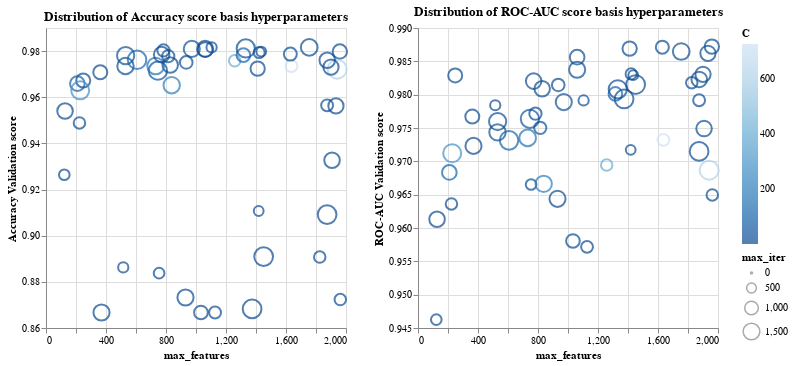

Notebook code cell kept with this figure:
### Markdown cell above
## 3. Visualizing all the models trained by Randomized Search

### Code cell
roc_auc_plot = alt.Chart(results,
          title='Distribution of ROC-AUC score basis hyperparameters'
          ).mark_point().encode(
    x=alt.X('param_countvectorizer__max_features',
            title='max_features'),
    y=alt.Y('mean_test_roc_auc',
            title='ROC-AUC Validation score',
            scale=alt.Scale(zero=False)),
    color=alt.Color('param_logisticregression__C',
                    title='C',
                    scale=alt.Scale(reverse=True)),
    size=alt.Size('param_logisticregression__max_iter',
                  title='max_iter'))

accuracy_plot = alt.Chart(results,
          title='Distribution of Accuracy score basis hyperparameters'
          ).mark_point().encode(
    x=alt.X('param_countvectorizer__max_features',
            title='max_features'),
    y=alt.Y('mean_test_accuracy',
            title='Accuracy Validation score',
            scale=alt.Scale(zero=False)),
    color=alt.Color('param_logisticregression__C',
                    title='C',
                    scale=alt.Scale(reverse=True)),
    size=alt.Size('param_logisticregression__max_iter',
                  title='max_iter'))

accuracy_plot | roc_auc_plot

### Figure 1 — Vega-Lite specification as saved in the notebook (floating-point values rounded to 4 significant figures)
{"config": {"view": {"continuousWidth": 300, "continuousHeight": 300}}, "hconcat": [{"mark": {"type": "point"}, "encoding": {"color": {"field": "param_logisticregression__C", "scale": {"reverse": true}, "title": "C", "type": "quantitative"}, "size": {"field": "param_logisticregression__max_iter", "title": "max_iter", "type": "quantitative"}, "x": {"field": "param_countvectorizer__max_features", "title": "max_features", "type": "quantitative"}, "y": {"field": "mean_test_accuracy", "scale": {"zero": false}, "title": "Accuracy Validation score", "type": "quantitative"}}, "title": "Distribution of Accuracy score basis hyperparameters"}, {"mark": {"type": "point"}, "encoding": {"color": {"field": "param_logisticregression__C", "scale": {"reverse": true}, "title": "C", "type": "quantitative"}, "size": {"field": "param_logisticregression__max_iter", "title": "max_iter", "type": "quantitative"}, "x": {"field": "param_countvectorizer__max_features", "title": "max_features", "type": "quantitative"}, "y": {"field": "mean_test_roc_auc", "scale": {"zero": false}, "title": "ROC-AUC Validation score", "type": "quantitative"}}, "title": "Distribution of ROC-AUC score basis hyperparameters"}], "data": {"name": "data-d2d0ce96258559501e11646799a1ff17"}, "$schema": "https://vega.github.io/schema/vega-lite/v5.8.0.json", "datasets": {"data-d2d0ce96258559501e11646799a1ff17": [{"param_countvectorizer__max_features": 1374, "param_countvectorizer__stop_words": "english", "param_logisticregression__C": 0.004226, "param_logisticregression__class_weight": null, "param_logisticregression__max_iter": 1900, "mean_train_roc_auc": 0.9835, "mean_test_roc_auc": 0.9794, "mean_train_accuracy": 0.8689, "mean_test_accuracy": 0.8683, "rank_test_roc_auc": 20}, {"param_countvectorizer__max_features": 248, "param_countvectorizer__stop_words": "english", "param_logisticregression__C": 0.4769, "param_logisticregression__class_weight": null, "param_logisticregression__max_iter": 1050, "mean_train_roc_auc": 0.9896, "mean_test_roc_auc": 0.9829, "mean_train_accuracy": 0.9749, "mean_test_accuracy": 0.9672, "rank_test_roc_auc": 11}, {"param_countvectorizer__max_features": 531, "param_countvectorizer__stop_words": null, "param_logisticregression__C": 15.37, "param_logisticregression__class_weight": null, "param_logisticregression__max_iter": 1600, "mean_train_roc_auc": 0.999, "mean_test_roc_auc": 0.976, "mean_train_accuracy": 0.9987, "mean_test_accuracy": 0.978, "rank_test_roc_auc": 28}, {"param_countvectorizer__max_features": 746, "param_countvectorizer__stop_words": "english", "param_logisticregression__C": 34.88, "param_logisticregression__class_weight": "balanced", "param_logisticregression__max_iter": 1800, "mean_train_roc_auc": 0.9995, "mean_test_roc_auc": 0.9764, "mean_train_accuracy": 0.997, "mean_test_accuracy": 0.9715, "rank_test_roc_auc": 27}, {"param_countvectorizer__max_features": 1418, "param_countvectorizer__stop_words": null, "param_logisticregression__C": 0.007058, "param_logisticregression__class_weight": null, "param_logisticregression__max_iter": 500, "mean_train_roc_auc": 0.9777, "mean_test_roc_auc": 0.9717, "mean_train_accuracy": 0.914, "mean_test_accuracy": 0.9107, "rank_test_roc_auc": 36}, {"param_countvectorizer__max_features": 1755, "param_countvectorizer__stop_words": "english", "param_logisticregression__C": 4.581, "param_logisticregression__class_weight": null, "param_logisticregression__max_iter": 1500, "mean_train_roc_auc": 0.9994, "mean_test_roc_auc": 0.9865, "mean_train_accuracy": 0.9979, "mean_test_accuracy": 0.9816, "rank_test_roc_auc": 4}, {"param_countvectorizer__max_features": 972, "param_countvectorizer__stop_words": null, "param_logisticregression__C": 14.37, "param_logisticregression__class_weight": null, "param_logisticregression__max_iter": 1400, "mean_train_roc_auc": 0.9992, "mean_test_roc_auc": 0.9789, "mean_train_accuracy": 0.9991, "mean_test_accuracy": 0.9809, "rank_test_roc_auc": 23}, {"param_countvectorizer__max_features": 1636, "param_countvectorizer__stop_words": "english", "param_logisticregression__C": 726.7, "param_logisticregression__class_weight": null, "param_logisticregression__max_iter": 750, "mean_train_roc_auc": 0.9999, "mean_test_roc_auc": 0.9732, "mean_train_accuracy": 0.9994, "mean_test_accuracy": 0.9735, "rank_test_roc_auc": 33}, {"param_countvectorizer__max_features": 515, "param_countvectorizer__stop_words": "english", "param_logisticregression__C": 0.009197, "param_logisticregression__class_weight": null, "param_logisticregression__max_iter": 550, "mean_train_roc_auc": 0.9819, "mean_test_roc_auc": 0.9784, "mean_train_accuracy": 0.8885, "mean_test_accuracy": 0.8862, "rank_test_roc_auc": 24}, {"param_countvectorizer__max_features": 209, "param_countvectorizer__stop_words": null, "param_logisticregression__C": 79.34, "param_logisticregression__class_weight": null, "param_logisticregression__max_iter": 1150, "mean_train_roc_auc": 0.9974, "mean_test_roc_auc": 0.9683, "mean_train_accuracy": 0.9905, "mean_test_accuracy": 0.9659, "rank_test_roc_auc": 41}, {"param_countvectorizer__max_features": 1411, "param_countvectorizer__stop_words": "english", "param_logisticregression__C": 0.2645, "param_logisticregression__class_weight": null, "param_logisticregression__max_iter": 1100, "mean_train_roc_auc": 0.9971, "mean_test_roc_auc": 0.9869, "mean_train_accuracy": 0.9802, "mean_test_accuracy": 0.9724, "rank_test_roc_auc": 3}, {"param_countvectorizer__max_features": 1258, "param_countvectorizer__stop_words": null, "param_logisticregression__C": 401.4, "param_logisticregression__class_weight": null, "param_logisticregression__max_iter": 700, "mean_train_roc_auc": 1.0, "mean_test_roc_auc": 0.9694, "mean_train_accuracy": 0.9993, "mean_test_accuracy": 0.9758, "rank_test_roc_auc": 39}, {"param_countvectorizer__max_features": 122, "param_countvectorizer__stop_words": null, "param_logisticregression__C": 0.001618, "param_logisticregression__class_weight": "balanced", "param_logisticregression__max_iter": 600, "mean_train_roc_auc": 0.9507, "mean_test_roc_auc": 0.9463, "mean_train_accuracy": 0.9249, "mean_test_accuracy": 0.9264, "rank_test_roc_auc": 50}, {"param_countvectorizer__max_features": 1959, "param_countvectorizer__stop_words": "english", "param_logisticregression__C": 1.429, "param_logisticregression__class_weight": null, "param_logisticregression__max_iter": 1100, "mean_train_roc_auc": 0.9993, "mean_test_roc_auc": 0.9872, "mean_train_accuracy": 0.9938, "mean_test_accuracy": 0.9798, "rank_test_roc_auc": 1}, {"param_countvectorizer__max_features": 935, "param_countvectorizer__stop_words": null, "param_logisticregression__C": 0.06715, "param_logisticregression__class_weight": "balanced", "param_logisticregression__max_iter": 850, "mean_train_roc_auc": 0.9959, "mean_test_roc_auc": 0.9815, "mean_train_accuracy": 0.9829, "mean_test_accuracy": 0.9751, "rank_test_roc_auc": 16}, {"param_countvectorizer__max_features": 1941, "param_countvectorizer__stop_words": "english", "param_logisticregression__C": 608.7, "param_logisticregression__class_weight": "balanced", "param_logisticregression__max_iter": 1950, "mean_train_roc_auc": 1.0, "mean_test_roc_auc": 0.9687, "mean_train_accuracy": 0.9995, "mean_test_accuracy": 0.9722, "rank_test_roc_auc": 40}, {"param_countvectorizer__max_features": 1061, "param_countvectorizer__stop_words": "english", "param_logisticregression__C": 10.18, "param_logisticregression__class_weight": null, "param_logisticregression__max_iter": 1400, "mean_train_roc_auc": 0.9991, "mean_test_roc_auc": 0.9837, "mean_train_accuracy": 0.9979, "mean_test_accuracy": 0.9809, "rank_test_roc_auc": 7}, {"param_countvectorizer__max_features": 1874, "param_countvectorizer__stop_words": null, "param_logisticregression__C": 0.006674, "param_logisticregression__class_weight": null, "param_logisticregression__max_iter": 1900, "mean_train_roc_auc": 0.9776, "mean_test_roc_auc": 0.9715, "mean_train_accuracy": 0.9117, "mean_test_accuracy": 0.9091, "rank_test_roc_auc": 37}, {"param_countvectorizer__max_features": 1962, "param_countvectorizer__stop_words": null, "param_logisticregression__C": 0.002799, "param_logisticregression__class_weight": null, "param_logisticregression__max_iter": 700, "mean_train_roc_auc": 0.9702, "mean_test_roc_auc": 0.965, "mean_train_accuracy": 0.873, "mean_test_accuracy": 0.8723, "rank_test_roc_auc": 44}, {"param_countvectorizer__max_features": 362, "param_countvectorizer__stop_words": null, "param_logisticregression__C": 1.461, "param_logisticregression__class_weight": "balanced", "param_logisticregression__max_iter": 1050, "mean_train_roc_auc": 0.9985, "mean_test_roc_auc": 0.9767, "mean_train_accuracy": 0.9911, "mean_test_accuracy": 0.9708, "rank_test_roc_auc": 26}, {"param_countvectorizer__max_features": 1629, "param_countvectorizer__stop_words": "english", "param_logisticregression__C": 0.904, "param_logisticregression__class_weight": null, "param_logisticregression__max_iter": 900, "mean_train_roc_auc": 0.9988, "mean_test_roc_auc": 0.9871, "mean_train_accuracy": 0.9902, "mean_test_accuracy": 0.9787, "rank_test_roc_auc": 2}, {"param_countvectorizer__max_features": 1825, "param_countvectorizer__stop_words": "english", "param_logisticregression__C": 0.009807, "param_logisticregression__class_weight": null, "param_logisticregression__max_iter": 700, "mean_train_roc_auc": 0.9867, "mean_test_roc_auc": 0.9818, "mean_train_accuracy": 0.8938, "mean_test_accuracy": 0.8907, "rank_test_roc_auc": 14}, {"param_countvectorizer__max_features": 1874, "param_countvectorizer__stop_words": null, "param_logisticregression__C": 0.02644, "param_logisticregression__class_weight": null, "param_logisticregression__max_iter": 750, "mean_train_roc_auc": 0.9877, "mean_test_roc_auc": 0.9792, "mean_train_accuracy": 0.9614, "mean_test_accuracy": 0.9565, "rank_test_roc_auc": 21}, {"param_countvectorizer__max_features": 754, "param_countvectorizer__stop_words": null, "param_logisticregression__C": 0.004136, "param_logisticregression__class_weight": null, "param_logisticregression__max_iter": 600, "mean_train_roc_auc": 0.9716, "mean_test_roc_auc": 0.9665, "mean_train_accuracy": 0.8872, "mean_test_accuracy": 0.8838, "rank_test_roc_auc": 43}, {"param_countvectorizer__max_features": 1061, "param_countvectorizer__stop_words": "english", "param_logisticregression__C": 0.8687, "param_logisticregression__class_weight": "balanced", "param_logisticregression__max_iter": 1150, "mean_train_roc_auc": 0.9988, "mean_test_roc_auc": 0.9856, "mean_train_accuracy": 0.9956, "mean_test_accuracy": 0.9807, "rank_test_roc_auc": 6}, {"param_countvectorizer__max_features": 1127, "param_countvectorizer__stop_words": null, "param_logisticregression__C": 0.001043, "param_logisticregression__class_weight": null, "param_logisticregression__max_iter": 750, "mean_train_roc_auc": 0.9619, "mean_test_roc_auc": 0.9572, "mean_train_accuracy": 0.8667, "mean_test_accuracy": 0.8667, "rank_test_roc_auc": 49}, {"param_countvectorizer__max_features": 1900, "param_countvectorizer__stop_words": "english", "param_logisticregression__C": 0.006794, "param_logisticregression__class_weight": "balanced", "param_logisticregression__max_iter": 1250, "mean_train_roc_auc": 0.9902, "mean_test_roc_auc": 0.9831, "mean_train_accuracy": 0.9767, "mean_test_accuracy": 0.9731, "rank_test_roc_auc": 9}, {"param_countvectorizer__max_features": 1316, "param_countvectorizer__stop_words": "english", "param_logisticregression__C": 91.59, "param_logisticregression__class_weight": null, "param_logisticregression__max_iter": 1000, "mean_train_roc_auc": 0.9996, "mean_test_roc_auc": 0.9801, "mean_train_accuracy": 0.9989, "mean_test_accuracy": 0.9782, "rank_test_roc_auc": 19}, {"param_countvectorizer__max_features": 1875, "param_countvectorizer__stop_words": null, "param_logisticregression__C": 0.06503, "param_logisticregression__class_weight": "balanced", "param_logisticregression__max_iter": 1300, "mean_train_roc_auc": 0.9967, "mean_test_roc_auc": 0.9823, "mean_train_accuracy": 0.9847, "mean_test_accuracy": 0.976, "rank_test_roc_auc": 12}, {"param_countvectorizer__max_features": 838, "param_countvectorizer__stop_words": null, "param_logisticregression__C": 196.8, "param_logisticregression__class_weight": "balanced", "param_logisticregression__max_iter": 1450, "mean_train_roc_auc": 1.0, "mean_test_roc_auc": 0.9666, "mean_train_accuracy": 0.9993, "mean_test_accuracy": 0.9652, "rank_test_roc_auc": 42}, {"param_countvectorizer__max_features": 815, "param_countvectorizer__stop_words": null, "param_logisticregression__C": 17.78, "param_logisticregression__class_weight": "balanced", "param_logisticregression__max_iter": 800, "mean_train_roc_auc": 0.9997, "mean_test_roc_auc": 0.975, "mean_train_accuracy": 0.9992, "mean_test_accuracy": 0.9778, "rank_test_roc_auc": 29}, {"param_countvectorizer__max_features": 530, "param_countvectorizer__stop_words": null, "param_logisticregression__C": 15.17, "param_logisticregression__class_weight": "balanced", "param_logisticregression__max_iter": 1450, "mean_train_roc_auc": 0.9994, "mean_test_roc_auc": 0.9743, "mean_train_accuracy": 0.9984, "mean_test_accuracy": 0.9735, "rank_test_roc_auc": 31}, {"param_countvectorizer__max_features": 828, "param_countvectorizer__stop_words": null, "param_logisticregression__C": 0.05096, "param_logisticregression__class_weight": "balanced", "param_logisticregression__max_iter": 1300, "mean_train_roc_auc": 0.9949, "mean_test_roc_auc": 0.9809, "mean_train_accuracy": 0.9796, "mean_test_accuracy": 0.974, "rank_test_roc_auc": 17}, {"param_countvectorizer__max_features": 731, "param_countvectorizer__stop_words": "english", "param_logisticregression__C": 151.3, "param_logisticregression__class_weight": null, "param_logisticregression__max_iter": 1500, "mean_train_roc_auc": 0.9994, "mean_test_roc_auc": 0.9735, "mean_train_accuracy": 0.9986, "mean_test_accuracy": 0.9735, "rank_test_roc_auc": 32}, {"param_countvectorizer__max_features": 228, "param_countvectorizer__stop_words": "english", "param_logisticregression__C": 277.5, "param_logisticregression__class_weight": "balanced", "param_logisticregression__max_iter": 1750, "mean_train_roc_auc": 0.9972, "mean_test_roc_auc": 0.9712, "mean_train_accuracy": 0.9814, "mean_test_accuracy": 0.963, "rank_test_roc_auc": 38}, {"param_countvectorizer__max_features": 1421, "param_countvectorizer__stop_words": null, "param_logisticregression__C": 0.8525, "param_logisticregression__class_weight": null, "param_logisticregression__max_iter": 650, "mean_train_roc_auc": 0.9985, "mean_test_roc_auc": 0.9831, "mean_train_accuracy": 0.9932, "mean_test_accuracy": 0.9794, "rank_test_roc_auc": 8}, {"param_countvectorizer__max_features": 1435, "param_countvectorizer__stop_words": null, "param_logisticregression__C": 1.079, "param_logisticregression__class_weight": null, "param_logisticregression__max_iter": 500, "mean_train_roc_auc": 0.9986, "mean_test_roc_auc": 0.9829, "mean_train_accuracy": 0.9947, "mean_test_accuracy": 0.9798, "rank_test_roc_auc": 10}, {"param_countvectorizer__max_features": 1332, "param_countvectorizer__stop_words": null, "param_logisticregression__C": 5.434, "param_logisticregression__class_weight": null, "param_logisticregression__max_iter": 1800, "mean_train_roc_auc": 0.999, "mean_test_roc_auc": 0.9808, "mean_train_accuracy": 0.9988, "mean_test_accuracy": 0.9812, "rank_test_roc_auc": 18}, {"param_countvectorizer__max_features": 223, "param_countvectorizer__stop_words": null, "param_logisticregression__C": 0.00378, "param_logisticregression__class_weight": "balanced", "param_logisticregression__max_iter": 700, "mean_train_roc_auc": 0.9695, "mean_test_roc_auc": 0.9636, "mean_train_accuracy": 0.9489, "mean_test_accuracy": 0.9488, "rank_test_roc_auc": 46}, {"param_countvectorizer__max_features": 370, "param_countvectorizer__stop_words": "english", "param_logisticregression__C": 0.001232, "param_logisticregression__class_weight": null, "param_logisticregression__max_iter": 1400, "mean_train_roc_auc": 0.9756, "mean_test_roc_auc": 0.9723, "mean_train_accuracy": 0.8667, "mean_test_accuracy": 0.8667, "rank_test_roc_auc": 35}, {"param_countvectorizer__max_features": 1451, "param_countvectorizer__stop_words": "english", "param_logisticregression__C": 0.009871, "param_logisticregression__class_weight": null, "param_logisticregression__max_iter": 1900, "mean_train_roc_auc": 0.9862, "mean_test_roc_auc": 0.9815, "mean_train_accuracy": 0.8937, "mean_test_accuracy": 0.891, "rank_test_roc_auc": 15}, {"param_countvectorizer__max_features": 607, "param_countvectorizer__stop_words": null, "param_logisticregression__C": 96.32, "param_logisticregression__class_weight": null, "param_logisticregression__max_iter": 1850, "mean_train_roc_auc": 0.9995, "mean_test_roc_auc": 0.9731, "mean_train_accuracy": 0.9993, "mean_test_accuracy": 0.9762, "rank_test_roc_auc": 34}, {"param_countvectorizer__max_features": 1033, "param_countvectorizer__stop_words": null, "param_logisticregression__C": 0.001229, "param_logisticregression__class_weight": null, "param_logisticregression__max_iter": 1000, "mean_train_roc_auc": 0.9627, "mean_test_roc_auc": 0.9581, "mean_train_accuracy": 0.8667, "mean_test_accuracy": 0.8667, "rank_test_roc_auc": 48}, {"param_countvectorizer__max_features": 1104, "param_countvectorizer__stop_words": null, "param_logisticregression__C": 4.031, "param_logisticregression__class_weight": "balanced", "param_logisticregression__max_iter": 550, "mean_train_roc_auc": 0.9993, "mean_test_roc_auc": 0.9791, "mean_train_accuracy": 0.9987, "mean_test_accuracy": 0.9816, "rank_test_roc_auc": 22}, {"param_countvectorizer__max_features": 127, "param_countvectorizer__stop_words": "english", "param_logisticregression__C": 0.01225, "param_logisticregression__class_weight": "balanced", "param_logisticregression__max_iter": 1300, "mean_train_roc_auc": 0.9669, "mean_test_roc_auc": 0.9613, "mean_train_accuracy": 0.9576, "mean_test_accuracy": 0.954, "rank_test_roc_auc": 47}, {"param_countvectorizer__max_features": 1907, "param_countvectorizer__stop_words": null, "param_logisticregression__C": 0.01115, "param_logisticregression__class_weight": null, "param_logisticregression__max_iter": 1300, "mean_train_roc_auc": 0.9817, "mean_test_roc_auc": 0.9749, "mean_train_accuracy": 0.938, "mean_test_accuracy": 0.9327, "rank_test_roc_auc": 30}, {"param_countvectorizer__max_features": 930, "param_countvectorizer__stop_words": null, "param_logisticregression__C": 0.002949, "param_logisticregression__class_weight": null, "param_logisticregression__max_iter": 1400, "mean_train_roc_auc": 0.9692, "mean_test_roc_auc": 0.9644, "mean_train_accuracy": 0.8737, "mean_test_accuracy": 0.8732, "rank_test_roc_auc": 45}, {"param_countvectorizer__max_features": 771, "param_countvectorizer__stop_words": null, "param_logisticregression__C": 0.7317, "param_logisticregression__class_weight": null, "param_logisticregression__max_iter": 1300, "mean_train_roc_auc": 0.9981, "mean_test_roc_auc": 0.982, "mean_train_accuracy": 0.9894, "mean_test_accuracy": 0.9785, "rank_test_roc_auc": 13}, {"param_countvectorizer__max_features": 783, "param_countvectorizer__stop_words": null, "param_logisticregression__C": 7.508, "param_logisticregression__class_weight": "balanced", "param_logisticregression__max_iter": 800, "mean_train_roc_auc": 0.9994, "mean_test_roc_auc": 0.9771, "mean_train_accuracy": 0.9988, "mean_test_accuracy": 0.9803, "rank_test_roc_auc": 25}, {"param_countvectorizer__max_features": 1933, "param_countvectorizer__stop_words": "english", "param_logisticregression__C": 0.07645, "param_logisticregression__class_weight": null, "param_logisticregression__max_iter": 1250, "mean_train_roc_auc": 0.9948, "mean_test_roc_auc": 0.9862, "mean_train_accuracy": 0.9661, "mean_test_accuracy": 0.9563, "rank_test_roc_auc": 5}]}}
